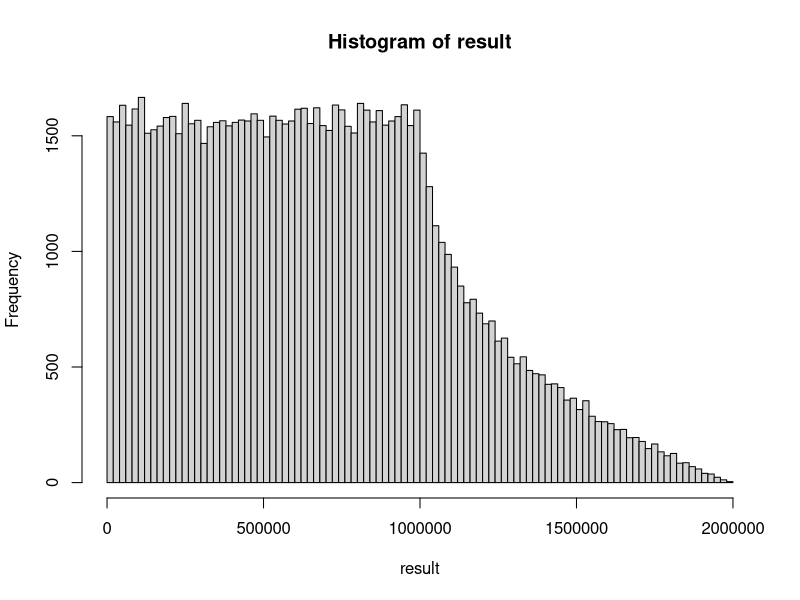

This chart was generated by the following R code:
## ---- chunk 1
knitr::opts_chunk$set(echo = TRUE)
## ---- chunk 2
fun1 <- function(x,y) { x^2 +y^2 + 2 }

x <- runif(100000,-1000,1000)
y <- runif(100000,-1000,1000)
result <- fun1(x,y)

hist(result, breaks = 100)
